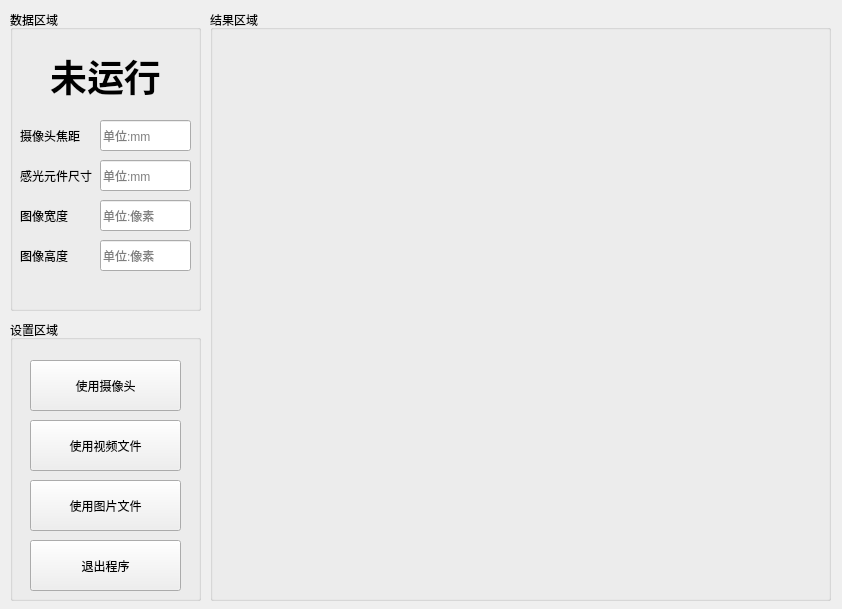
<?xml version="1.0" encoding="UTF-8"?>
<ui version="4.0">
 <class>MainWindow</class>
 <widget class="QMainWindow" name="MainWindow">
  <property name="geometry">
   <rect>
    <x>0</x>
    <y>0</y>
    <width>842</width>
    <height>609</height>
   </rect>
  </property>
  <property name="windowTitle">
   <string>MainWindow</string>
  </property>
  <widget class="QWidget" name="centralwidget">
   <widget class="QGroupBox" name="groupBox">
    <property name="geometry">
     <rect>
      <x>10</x>
      <y>320</y>
      <width>191</width>
      <height>281</height>
     </rect>
    </property>
    <property name="title">
     <string>设置区域</string>
    </property>
    <widget class="QPushButton" name="btn_useCam">
     <property name="geometry">
      <rect>
       <x>20</x>
       <y>40</y>
       <width>151</width>
       <height>51</height>
      </rect>
     </property>
     <property name="text">
      <string>使用摄像头</string>
     </property>
    </widget>
    <widget class="QPushButton" name="btn_useFile">
     <property name="geometry">
      <rect>
       <x>20</x>
       <y>100</y>
       <width>151</width>
       <height>51</height>
      </rect>
     </property>
     <property name="text">
      <string>使用视频文件</string>
     </property>
    </widget>
    <widget class="QPushButton" name="btn_useImg">
     <property name="geometry">
      <rect>
       <x>20</x>
       <y>160</y>
       <width>151</width>
       <height>51</height>
      </rect>
     </property>
     <property name="text">
      <string>使用图片文件</string>
     </property>
    </widget>
    <widget class="QPushButton" name="btn_exit">
     <property name="geometry">
      <rect>
       <x>20</x>
       <y>220</y>
       <width>151</width>
       <height>51</height>
      </rect>
     </property>
     <property name="text">
      <string>退出程序</string>
     </property>
    </widget>
   </widget>
   <widget class="QGroupBox" name="groupBox_2">
    <property name="geometry">
     <rect>
      <x>210</x>
      <y>10</y>
      <width>621</width>
      <height>591</height>
     </rect>
    </property>
    <property name="title">
     <string>结果区域</string>
    </property>
    <widget class="QLabel" name="label">
     <property name="geometry">
      <rect>
       <x>10</x>
       <y>40</y>
       <width>601</width>
       <height>521</height>
      </rect>
     </property>
     <property name="text">
      <string/>
     </property>
    </widget>
   </widget>
   <widget class="QGroupBox" name="groupBox_3">
    <property name="geometry">
     <rect>
      <x>10</x>
      <y>10</y>
      <width>191</width>
      <height>301</height>
     </rect>
    </property>
    <property name="title">
     <string>数据区域</string>
    </property>
    <widget class="QLabel" name="lbl_isRunning">
     <property name="geometry">
      <rect>
       <x>10</x>
       <y>30</y>
       <width>171</width>
       <height>71</height>
      </rect>
     </property>
     <property name="font">
      <font>
       <pointsize>28</pointsize>
       <bold>true</bold>
      </font>
     </property>
     <property name="text">
      <string>未运行</string>
     </property>
     <property name="alignment">
      <set>Qt::AlignCenter</set>
     </property>
    </widget>
    <widget class="QLineEdit" name="lineEdit">
     <property name="geometry">
      <rect>
       <x>90</x>
       <y>110</y>
       <width>91</width>
       <height>31</height>
      </rect>
     </property>
     <property name="styleSheet">
      <string notr="true">placeholder {
	color: gray;
}</string>
     </property>
     <property name="placeholderText">
      <string>单位:mm</string>
     </property>
    </widget>
    <widget class="QLabel" name="label_2">
     <property name="geometry">
      <rect>
       <x>10</x>
       <y>110</y>
       <width>81</width>
       <height>31</height>
      </rect>
     </property>
     <property name="text">
      <string>摄像头焦距</string>
     </property>
    </widget>
    <widget class="QLabel" name="label_3">
     <property name="geometry">
      <rect>
       <x>10</x>
       <y>150</y>
       <width>81</width>
       <height>31</height>
      </rect>
     </property>
     <property name="text">
      <string>感光元件尺寸</string>
     </property>
    </widget>
    <widget class="QLineEdit" name="lineEdit_2">
     <property name="geometry">
      <rect>
       <x>90</x>
       <y>150</y>
       <width>91</width>
       <height>31</height>
      </rect>
     </property>
     <property name="placeholderText">
      <string>单位:mm</string>
     </property>
    </widget>
    <widget class="QLabel" name="label_4">
     <property name="geometry">
      <rect>
       <x>10</x>
       <y>190</y>
       <width>81</width>
       <height>31</height>
      </rect>
     </property>
     <property name="text">
      <string>图像宽度</string>
     </property>
    </widget>
    <widget class="QLabel" name="label_5">
     <property name="geometry">
      <rect>
       <x>10</x>
       <y>230</y>
       <width>81</width>
       <height>31</height>
      </rect>
     </property>
     <property name="text">
      <string>图像高度</string>
     </property>
    </widget>
    <widget class="QLineEdit" name="lineEdit_3">
     <property name="geometry">
      <rect>
       <x>90</x>
       <y>190</y>
       <width>91</width>
       <height>31</height>
      </rect>
     </property>
     <property name="placeholderText">
      <string>单位:像素</string>
     </property>
    </widget>
    <widget class="QLineEdit" name="lineEdit_4">
     <property name="geometry">
      <rect>
       <x>90</x>
       <y>230</y>
       <width>91</width>
       <height>31</height>
      </rect>
     </property>
     <property name="placeholderText">
      <string>单位:像素</string>
     </property>
    </widget>
   </widget>
  </widget>
 </widget>
 <resources/>
 <connections/>
</ui>
